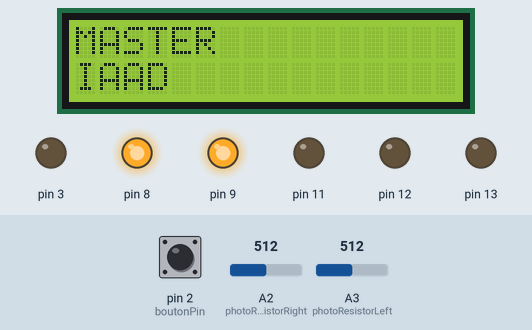
Bench run of a sketch on a simulated Arduino Uno, built with avr-gcc and run on an emulated ATmega328P. Parts: 16×2 character LCD, output pins drawn as LEDs (lit = HIGH). The test bench sets the inputs (shaded band); at power-on: pin 2 (boutonPin) HIGH, A2 (photoResistorRight) = 512, A3 (photoResistorLeft) = 512. What the sketch prints to the serial monitor is not drawn.

Above: at 1.2 s.
1.3 s: pin 2 (boutonPin) pulled LOW for 1 s
At 3.5 s:
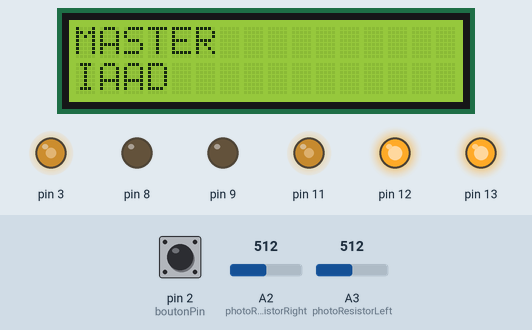
3.8 s: A2 (photoResistorRight) set to 306
At 5.0 s:
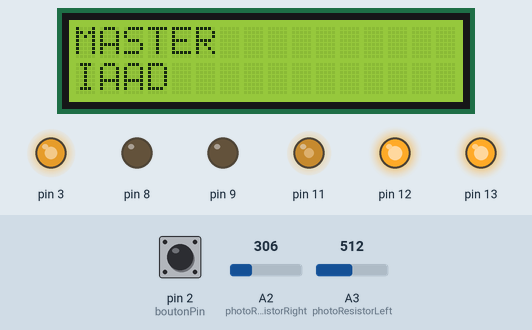
5.3 s: A3 (photoResistorLeft) set to 370
At 5.8 s:
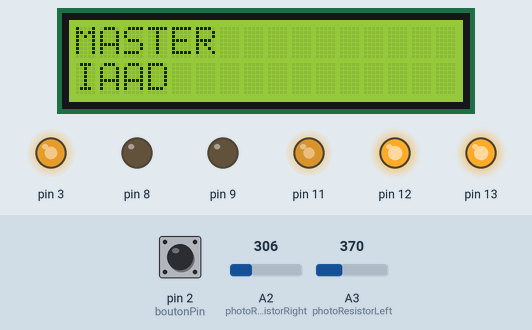
6.8 s: A3 (photoResistorLeft) set to 346
At 7.5 s:
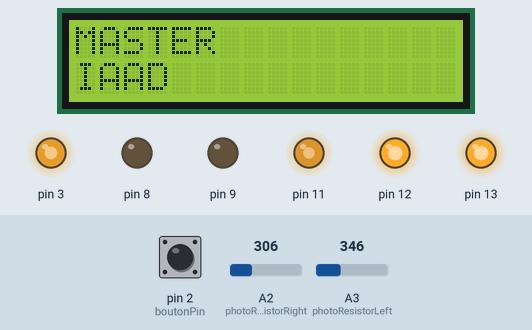
8.3 s: pin 2 (boutonPin) pulled LOW for 0.15 s
At 9.7 s:
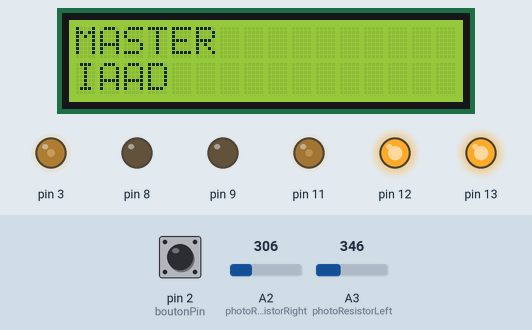
10.0 s: A2 (photoResistorRight) set to 11
At 10.7 s:
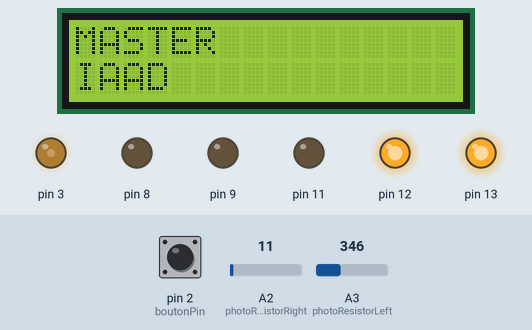
11.5 s: A2 (photoResistorRight) set to 8
Timing chart, 0 to 14.5 s (numbered marks = the images above; inputs shaded):
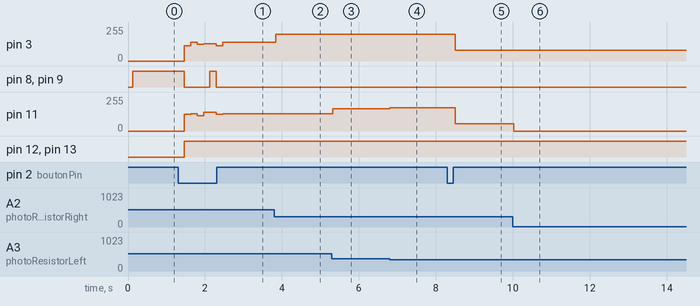

The sketch:

suiveur_de_la_lumiere.ino
```cpp
#include <Wire.h>
#include <LiquidCrystal_I2C.h>

LiquidCrystal_I2C lcd(0x3F,16,2);
enum MotorType{Fear,Lover,Aggressive,Explorer,Off};


#define left 0
#define right !left
String modes[5] = {"FEAR","LOVER","AGGRESSIVE","EXPLORER","OFF"};
#define photoResistorLeft A3
#define photoResistorRight A2
#define boutonPin 2
struct Motor{
  int brake,direction_,speed_;
};

struct Motor motor2,motor1;
MotorType typeDeSuiveur = Off;


void setup() {
  lcd.init();
  printMode();

  pinMode(photoResistorLeft,INPUT);
  pinMode(photoResistorRight,INPUT);
  Serial.begin(9600);
  lcd.backlight();
  initMotor(&motor2,9,12,3);
  initMotor(&motor1,8,13,11);

  pinMode(boutonPin,INPUT_PULLUP);
}
void printMode(){
  lcd.clear();
  lcd.setCursor(0,0);
  lcd.print("MASTER");
  lcd.setCursor(0,1);
  //lcd.print("Mode: "+modes[typeDeSuiveur]);
  lcd.print("IAAD");
}
#define minLuminosite 100
void loop() {
  int b = !digitalRead(boutonPin);
  delay(50);
  int delta = 50;
  int l = analogRead(photoResistorLeft)+delta;
  int r = analogRead(photoResistorRight);

  Serial.print("left: ");
  Serial.println(l);
  Serial.print("right: ");
  Serial.println(r);
  Serial.print("delta: ");
  Serial.println(l-r);
  if(b){
    swapType();
    delay(100);
  }

  l = max(l,minLuminosite);
  l = min(l,1024);
  r = max(r,minLuminosite);
  Serial.print("Mode:");
  switch(typeDeSuiveur){
  case Fear:
    fear(l,r);
    break;
  case Aggressive:
    aggressive(l,r);
    break;
  case Explorer:
    explorer(l,r);
    break;
  case Lover:
    lover(l,r);
    break;
  case Off:
    Serial.println("off");
    arreter();
    break;
  default:
      break;
  }
}

void fear(int l,int r){
  int vitesse1 = map(l,minLuminosite,1024,0,255);
  int vitesse2 = map(r,minLuminosite,1024,0,255);
  avancer(vitesse1,vitesse2);
  Serial.println("fear");
}
void aggressive(int l,int r){
  int vitesse1 = map(l,minLuminosite,1024,0,255);
  int vitesse2 = map(r,minLuminosite,1024,0,255);
  avancer(vitesse2,vitesse1);
  Serial.println("aggressive");
}
void lover(int l,int r){
  int vitesse1 = map(l,minLuminosite,1024,255,0);
  int vitesse2 = map(r,minLuminosite,1024,255,0);
  avancer(vitesse1,vitesse2);
  Serial.println("lover");
}
void explorer(int l,int r){
  int vitesse1 = map(l,minLuminosite,1024,255,0);
  int vitesse2 = map(r,minLuminosite,1024,255,0);
  avancer(vitesse2,vitesse1);
  Serial.println("explorer");
}

void swapType(){
  typeDeSuiveur = (MotorType)((typeDeSuiveur + 1) % 5);
  printMode();
}
void initMotor(Motor* motor,int br,int dir,int spd){
  motor->brake = br;
  motor->direction_= dir;
  motor->speed_ = spd;

  pinMode(motor->brake, OUTPUT);
  pinMode(motor->direction_, OUTPUT);
  pinMode(motor->speed_, OUTPUT);
}


void avancer(int spd1,int spd2){
  digitalWrite(motor1.brake,LOW);
  digitalWrite(motor2.brake,LOW);
  digitalWrite(motor1.direction_,HIGH);
  digitalWrite(motor2.direction_,HIGH);
  analogWrite(motor1.speed_,spd1);
  analogWrite(motor2.speed_,spd2);
}
void arreter(){
  digitalWrite(motor1.brake,HIGH);
  digitalWrite(motor2.brake,HIGH);
}
```

Measured:
- after the input at 1.3 s, pin 3: 0/255 → 113/255 after 0.17 s, → 142/255 0.17 s later, → 127/255 0.17 s later, → 128/255 0.17 s later, … (6 changes in this stretch); pin 8: HIGH → LOW after 0.17 s, → HIGH 0.66 s later, → LOW 0.16 s later
- after the input at 3.8 s, pin 3: 142/255 → 199/255 at once
- after the input at 5.3 s, pin 11: 128/255 → 167/255 at once
- after the input at 6.8 s, pin 11: 167/255 → 174/255 at once
- after the input at 8.3 s, pin 3: 199/255 → 81/255 after 0.20 s; pin 11: 174/255 → 56/255 after 0.20 s
- after the input at 10.0 s, pin 11: 56/255 → 0/255 at once
- after the input at 11.5 s, every drawn part: stays the same
